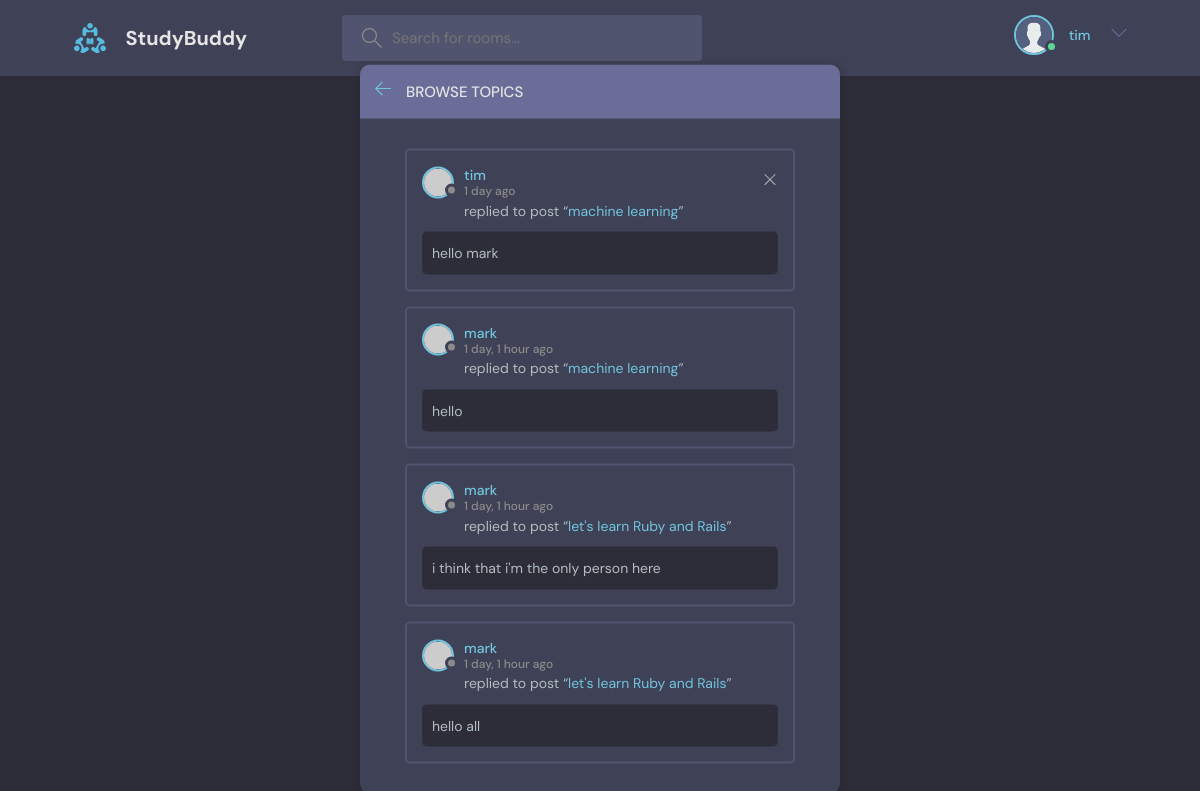
/activities/ (signed in), run on the app's committed database.
### base/models.py (models this page shows, shortened)
class User(AbstractUser):
    name=models.CharField(max_length=200,null=True)
    email=models.EmailField(unique=True,null=True)
    bio=models.TextField(null=True)
    avatar=models.ImageField(null=True,default='avatar.svg')
    USERNAME_FIELD='email'
    REQUIRED_FIELDS=[]

class Message(models.Model):
    room=models.ForeignKey(Room,on_delete=models.CASCADE)
    body=models.TextField()
    user=models.ForeignKey(User,on_delete=models.CASCADE)
    updated=models.DateTimeField(auto_now=True)
    created=models.DateTimeField(auto_now_add=True)

class Room(models.Model):
    host=models.ForeignKey(User,on_delete=models.SET_NULL,null=True)
    name=models.CharField(max_length=200)
    topic=models.ForeignKey(Topic,on_delete=models.SET_NULL,null=True)
    participants=models.ManyToManyField(User,related_name='participants',blank=True)
    description=models.TextField(null=True,blank=True)
    updated=models.DateTimeField(auto_now=True)
    created=models.DateTimeField(auto_now_add=True)
    class Meta:
        ordering=['-updated','-created']

### base/views.py (the view)
# urls.py: path('activities/',views.activityPage,name='activities')
def activityPage(request):
    q=request.GET.get('q') if request.GET.get('q') !=None else ''
    room_messages=Message.objects.all().order_by('-created').filter(Q(room__topic__name__icontains=q))
    context={'room_messages':room_messages}
    return render(request,'base/activity.html',context)

### base/templates/base/activity.html (shortened to what this page needs)
{% extends "main.html" %}
{% block content %}
    <main class=" layout">
      <div class="container">
        <div class="layout__box">
          <div class="layout__boxHeader">
            <div class="layout__boxTitle">
              <a href="{%url 'home'%}">
                <svg version="1.1" xmlns="http://www.w3.org/2000/svg" width="32" height="32" viewBox="0 0 32 32">
                  <title>arrow-left</title>
                  <path
                    d="M13.723 2.286l-13.723 13.714 13.719 13.714 1.616-1.611-10.96-10.96h27.625v-2.286h-27.625l10.965-10.965-1.616-1.607z"
                  ></path>
                </svg>
              </a>
              <h3>Browse Topics</h3>
            </div>
          </div>
          <div class="activities-page layout__body">
{%for message in room_messages%}
<div class="activities__box">
            <div class="activities__boxHeader roomListRoom__header">
              <a href="{%url 'userprofile' message.user.id %}" class="roomListRoom__author">
                <div class="avatar avatar--small">
                  <img src="https://randomuser.me/api/portraits/men/11.jpg" />
                </div>
                <p>
                  {{message.user.username}}
                 <span>{{message.created|timesince}} ago</span>
                </p>
              </a>
              <div class="roomListRoom__actions">
                {% if request.user == message.user %}
                <a href="{% url 'deleteMessage' message.id %}">
                  <svg version="1.1" xmlns="http://www.w3.org/2000/svg" width="32" height="32" viewBox="0 0 32 32">
                    <title>remove</title>
                    <path
                      d="M27.314 6.019l-1.333-1.333-9.98 9.981-9.981-9.981-1.333 1.333 9.981 9.981-9.981 9.98 1.333 1.333 9.981-9.98 9.98 9.98 1.333-1.333-9.98-9.98 9.98-9.981z"
                    ></path>
                  </svg>
                </a>{% endif %}
              </div>
            </div>
            <div class="activities__boxContent">
              <p>replied to post “<a href="{%url 'room' message.room.id %}">{{message.room.name}}</a>”</p>
              <div class="activities__boxRoomContent">
                {{message.body}}
              </div>
            </div>
          </div>
          {% endfor %}
          </div>
        </div>
      </div>
    </main>
{% endblock content %}

### templates/navbar.html (shortened to what this page needs)
{% load static %}
<header class="header header--loggedIn">
      <div class="container">
        <a href="{%url 'home'%}" class="header__logo">
          <img src="{%static 'images/logo.svg'%}" />
          <h1>StudyBuddy</h1>
        </a>
        <form class="header__search" method="GET" action="{% url 'home'%}">
          <label>
            <input placeholder="Search for rooms..." name="q" />
          </label>
        </form>
        <nav class="header__menu">
    {% if request.user.is_authenticated %}
          <div class="header__user">
            <a href="{% url 'userprofile' request.user.id %}">
              <div class="avatar avatar--medium active">
                <img src="{{request.user.avatar.url}}" />
              </div>
              <p><span>{{request.user.username}}</span></p>
            </a>
            <button class="dropdown-button">
              <svg version="1.1" xmlns="http://www.w3.org/2000/svg" width="32" height="32" viewBox="0 0 32 32">
                <title>chevron-down</title>
                <path d="M16 21l-13-13h-3l16 16 16-16h-3l-13 13z"></path>
              </svg>
            </button>
          </div>
          {% else %}
          <a href="{%url 'login'%}">
           <img src="{%static 'images/avatar.svg'%}" alt="image">
           <p>Login</p></a>
          {% endif %}
        </nav>
    </div>
</header>

### data on the page
User: user.avatar (placeholder picture), user.username "tim"
Message: user.username "tim", created "1 day", room.name "machine learning", body "hello mark"
Message: user.username "mark", created "1 day, 1 hour", room.name "machine learning", body "hello"
Message: user.username "mark", created "1 day, 1 hour", room.name "let's learn Ruby and Rails", body "i think that i'm the only person here"
Message: user.username "mark", created "1 day, 1 hour", room.name "let's learn Ruby and Rails", body "hello all"
